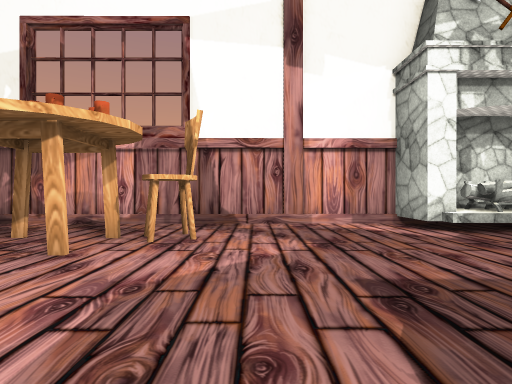
[1] (above)

16 first-person views from a walk through a 3-D level made in the Unity game engine. The camera is 1.2 m above the floor, looks level and sees 80° across. The floor is counted in squares, 1.8 m on a side. Each view is taken from the middle of a square. On the plan, view 1 faces up. The plan holds only what a view shows up to about 10 squares ahead; the rest is blank. The player is left out. Some surface patterns are stand-ins.

[2]
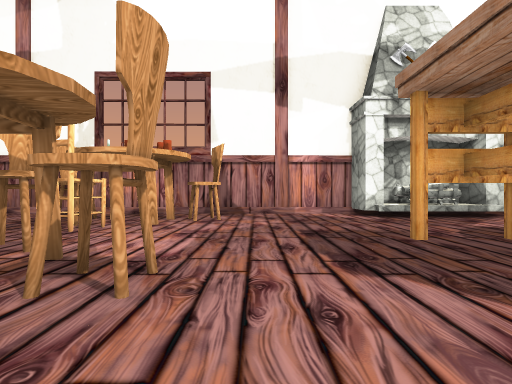

[3]
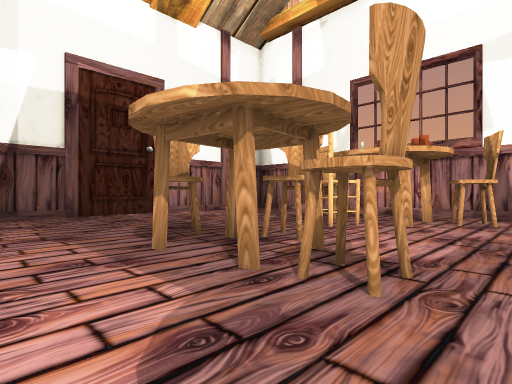

[4]
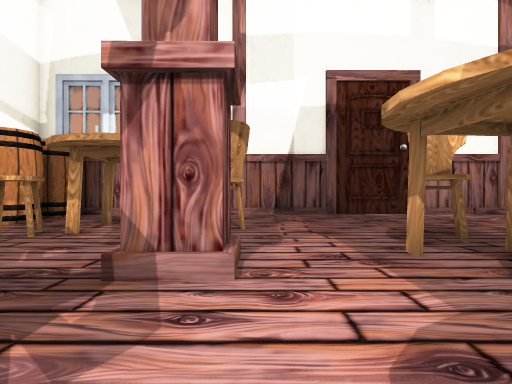

[5]
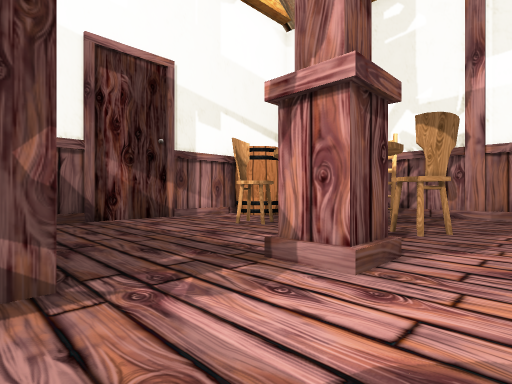

[6]
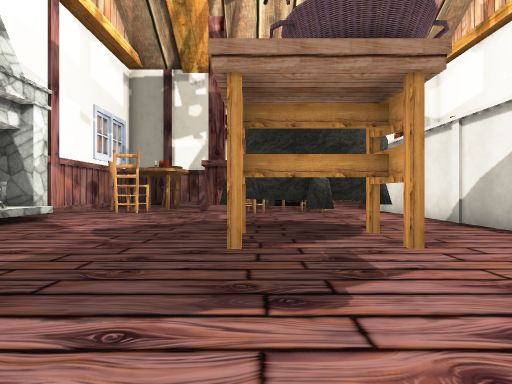

[7]
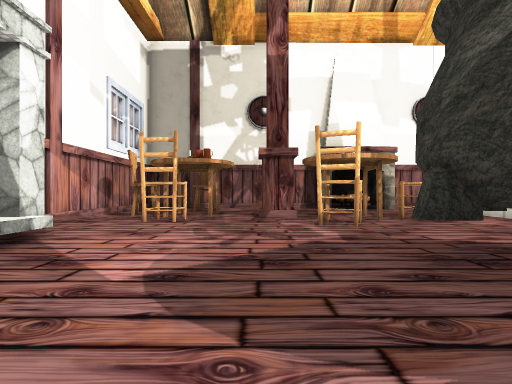

[8]
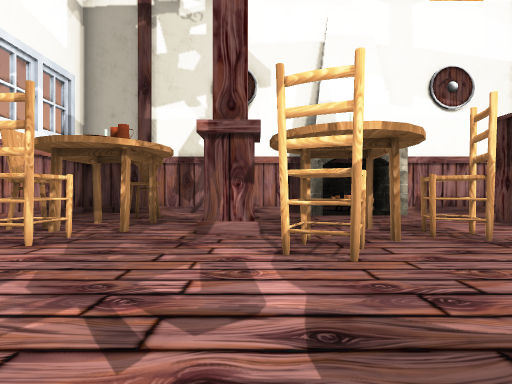

[9]
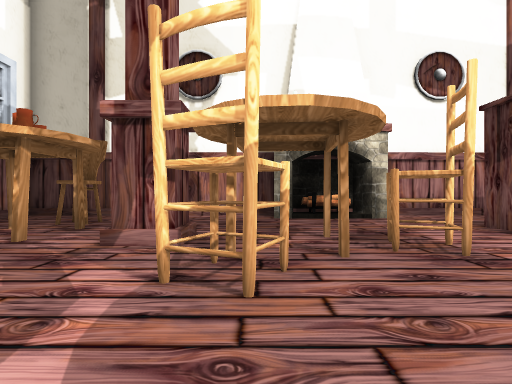

[10]
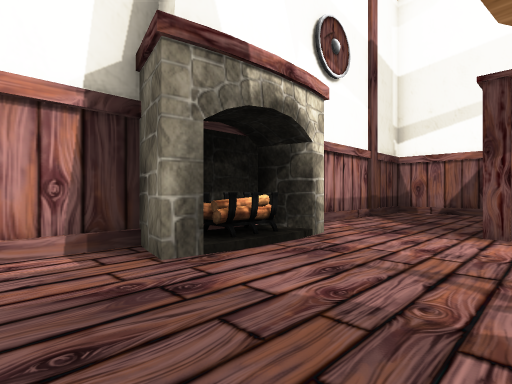

[11]
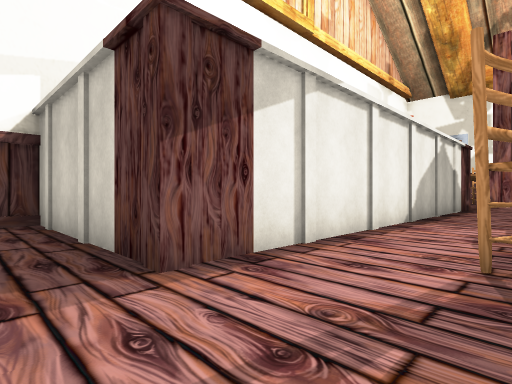

[12]
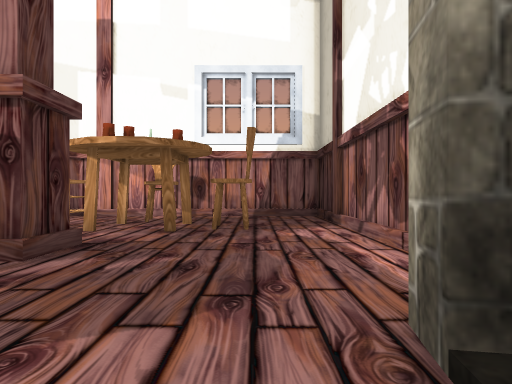

[13]
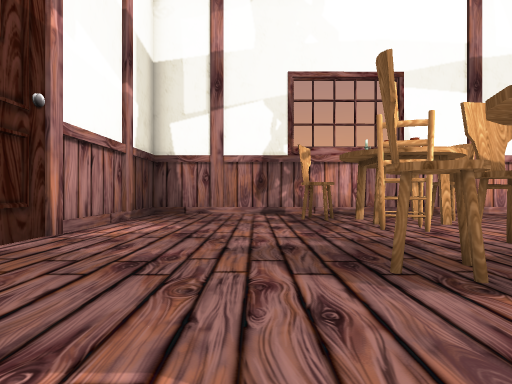

[14]
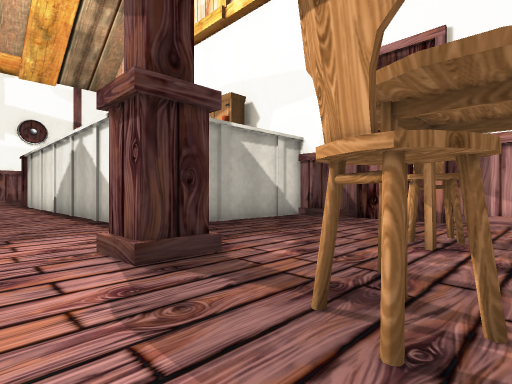

[15]
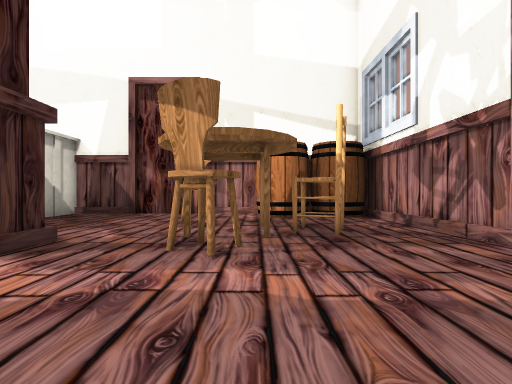

[16]
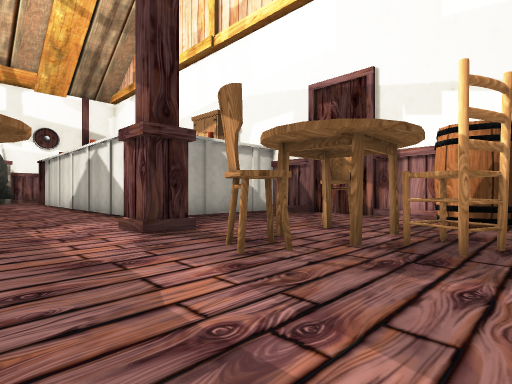

### Floor plan
Points are (right, up) in squares from view 1. A wall is a line through its corners. A room is listed if a view was taken in it or the views show most of it. See-through windows are left out.
Room 1 (views 1, 2, 3, 4, 5, 6, 7, 8, 9, 10, 11, 12, 13, 14, 15, 16)
walls: (3.4, -0.7) (3.5, -0.2); (3.4, -0.3) (3.7, 0.1); (3.5, -1.6) (3.3, -1.1); (4.4, 0.1) (4.4, 0.5) (5, 0.4); (4.4, -2.5) (4.4, -2); (4.8, 0.4) (5.3, 0.2); (-0.6, -4.4) (11.7, -4.4) (11.7, -9.4) (14.8, -9.4) (14.8, -3.8); (-3.2, -4.2) (-3.2, -3.3) (-2.4, -3.3) (-2.4, -4.1); (3.5, 5.3) (3, 5.3) (3, 6.5) (-9.2, 6.5) (-9.2, -9); (5.1, 5.3) (4.2, 5.3); (4.4, 5.8) (4.1, 5.8); (5.5, 5.5) (4.2, 5.5); (5.6, 5.7) (4.8, 5.8); (5.8, 5.6) (4.2, 5.5); (6.8, 5.3) (6.3, 5.3); (10.7, 1.9) (10.7, 1) (9.9, 1) (9.9, 1.9); (13.6, -1.2) (13.8, -0.5) (14.8, -0.7) (14.8, 6.6) (7.8, 6.5); (13.8, -3.4) (13.7, -2.9) (14.8, -2.8) (14.8, -1.1); (-7.7, -9.5) (-0.4, -9.5) (-0.4, -5.9)
low walls: (4.3, 5) (3.1, 5); (6.5, 5) (4.5, 5); (13.9, -2.4) (13.9, -1.4) (14.5, -1.4); (14, -2.2) (13.9, -1.4); (14.1, -2.4) (14.1, -1.4)
objects: barrel (-8, -9) to (-8, -8); barrel (-7, -9) to (-6, -8); chair (-7, -5); chair (-6, -4) to (-5, -4); chair (-5, -7) to (-5, -6); table (-5, -5); chair (-5, 0) to (-4, 0); chair (-4, 2) to (-3, 3); chair (-4, 5); chair (-3, 0) to (-3, 1); table (-2, 0); table (-2, 3); chair (-2, 4) to (-1, 5); chair (-1, -1); table (2, -1) to (2, 0); chair (8, 0) to (9, 0); chair (9, -2) to (10, -2); chair (9, 4); table (10, 3) to (10, 4); chair (10, 5) to (11, 5); table (11, 0); chair (13, 4)

Positions as (right, up) in squares from view 1, and headings:
1: (0, 0), facing up
2: (0, -3), facing up
3: (0, -3), facing up-left
4: (0, -3), facing left
5: (0, -2), facing down-left
6: (-1, 0), facing right
7: (2, 2), facing right
8: (5, 1), facing right
9: (6, 0), facing right
10: (11, 1), facing down-right
11: (13, -2), facing down-left
12: (13, -2), facing up
13: (-6, -3), facing up
14: (-6, -2), facing down-right
15: (-6, 0), facing down
16: (-8, -1), facing down-right
